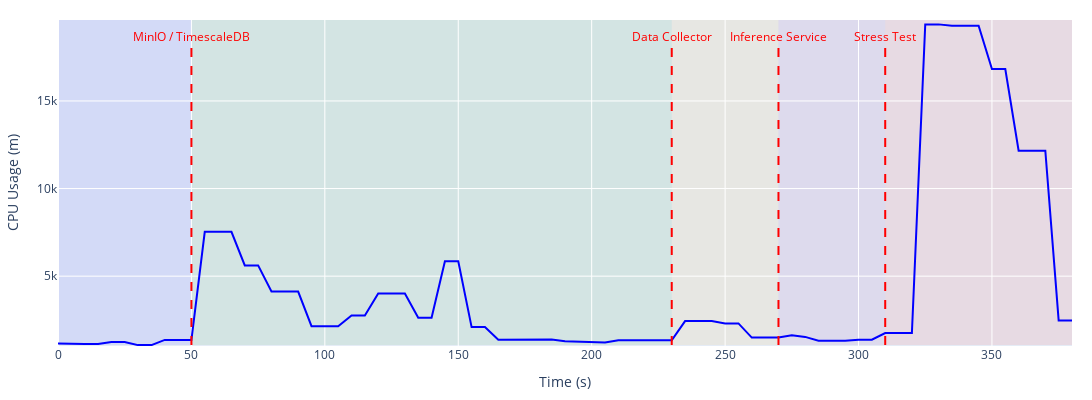

The notebook cell this image was saved under:
### Code cell
fig = go.Figure()

fig.add_trace(
    go.Scatter(
        x=data["time"],
        y=data["cpu"],
        mode="lines",
        name="CPU Usage",
        line=dict(color="blue"),
    )
)

rectangular_x_start = [0] + list(line_x.values()) + [data["time"].max() / TIME_RESOLUTION]
colours = ["blue", "green", "orange", "purple", "red"]

for i in range(len(rectangular_x_start) - 1):
    fig.add_shape(
        type="rect",
        x0=rectangular_x_start[i] * TIME_RESOLUTION,
        x1=rectangular_x_start[i + 1] * TIME_RESOLUTION,
        y0=data["cpu"].min(),
        y1=data["cpu"].max() + 1e3,
        fillcolor=colours[i % len(colours)],
        opacity=0.08,
        layer="below",
        line_width=0,
    )

# add horizontal lines
for x_name, x in line_x.items():
    fig.add_trace(
        go.Scatter(
            x=[x*TIME_RESOLUTION, x*TIME_RESOLUTION],
            y=[data["cpu"].min(), data["cpu"].max()-1e3],
            mode="lines",
            line=dict(color="red", dash="dash"),
        )
    )

    fig.add_annotation(
        x=x*TIME_RESOLUTION,
        y=data["cpu"].max()-1e3,
        text=x_name,
        showarrow=False,
        yshift=5,
        font=dict(color="red")
    )

fig.update_layout(
    xaxis_title="Time (s)",
    yaxis_title="CPU Usage (m)",
    height=400,
    width=1200,
    margin=dict(l=20, r=20, t=20, b=20),
    showlegend=False,
    yaxis=dict(
        range=[data["cpu"].min()-50, data["cpu"].max()+250],
    ),
)

write_image(fig, "deploy_cpu_usage.pdf")
# write_image(fig, "deploy_cpu_usage.png")

### Figure 1 — Plotly figure (JSON) as saved in the notebook; plotly's stock layout.template omitted (floating-point values rounded to 4 significant figures)
{"data": [{"line": {"color": "blue"}, "mode": "lines", "name": "CPU Usage", "type": "scatter", "x": [0, 5, 10, 15, 20, 25, 30, 35, 40, 45, 50, 55, 60, 65, 70, 75, 80, 85, 90, 95, 100, 105, 110, 115, 120, 125, 130, 135, 140, 145, 150, 155, 160, 165, 170, 175, 180, 185, 190, 195, 200, 205, 210, 215, 220, 225, 230, 235, 240, 245, 250, 255, 260, 265, 270, 275, 280, 285, 290, 295, 300, 305, 310, 315, 320, 325, 330, 335, 340, 345, 350, 355, 360, 365, 370, 375, 380], "y": [1157, 1127, 1127, 1127, 1242, 1242, 1065, 1065, 1364, 1364, 1364, 7528, 7528, 7528, 5615, 5615, 4123, 4123, 4123, 2147, 2147, 2147, 2754, 2754, 4008, 4008, 4008, 2629, 2629, 5849, 5849, 2093, 2093, 1371, 1371, 1371, 1384, 1384, 1282, 1246, 1221, 1212, 1346, 1346, 1346, 1337, 1337, 2437, 2437, 2437, 2306, 2306, 1495, 1495, 1495, 1629, 1535, 1317, 1317, 1317, 1371, 1371, 1751, 1751, 1751, 19369, 19369, 19288, 19288, 19288, 16816, 16816, 12159, 12159, 12159, 2477, 2477]}, {"line": {"color": "red", "dash": "dash"}, "mode": "lines", "type": "scatter", "x": [50, 50], "y": [1065, 18369]}, {"line": {"color": "red", "dash": "dash"}, "mode": "lines", "type": "scatter", "x": [230, 230], "y": [1065, 18369]}, {"line": {"color": "red", "dash": "dash"}, "mode": "lines", "type": "scatter", "x": [270, 270], "y": [1065, 18369]}, {"line": {"color": "red", "dash": "dash"}, "mode": "lines", "type": "scatter", "x": [310, 310], "y": [1065, 18369]}], "layout": {"annotations": [{"font": {"color": "red"}, "showarrow": false, "text": "MinIO / TimescaleDB", "x": 50, "y": 18369, "yshift": 5}, {"font": {"color": "red"}, "showarrow": false, "text": "Data Collector", "x": 230, "y": 18369, "yshift": 5}, {"font": {"color": "red"}, "showarrow": false, "text": "Inference Service", "x": 270, "y": 18369, "yshift": 5}, {"font": {"color": "red"}, "showarrow": false, "text": "Stress Test", "x": 310, "y": 18369, "yshift": 5}], "height": 400, "margin": {"b": 20, "l": 20, "r": 20, "t": 20}, "shapes": [{"fillcolor": "blue", "layer": "below", "line": {"width": 0}, "opacity": 0.08, "type": "rect", "x0": 0, "x1": 50, "y0": 1065, "y1": 20369}, {"fillcolor": "green", "layer": "below", "line": {"width": 0}, "opacity": 0.08, "type": "rect", "x0": 50, "x1": 230, "y0": 1065, "y1": 20369}, {"fillcolor": "orange", "layer": "below", "line": {"width": 0}, "opacity": 0.08, "type": "rect", "x0": 230, "x1": 270, "y0": 1065, "y1": 20369}, {"fillcolor": "purple", "layer": "below", "line": {"width": 0}, "opacity": 0.08, "type": "rect", "x0": 270, "x1": 310, "y0": 1065, "y1": 20369}, {"fillcolor": "red", "layer": "below", "line": {"width": 0}, "opacity": 0.08, "type": "rect", "x0": 310, "x1": 380, "y0": 1065, "y1": 20369}], "showlegend": false, "width": 1200, "xaxis": {"title": {"text": "Time (s)"}}, "yaxis": {"range": [1015, 19619], "title": {"text": "CPU Usage (m)"}}}}
